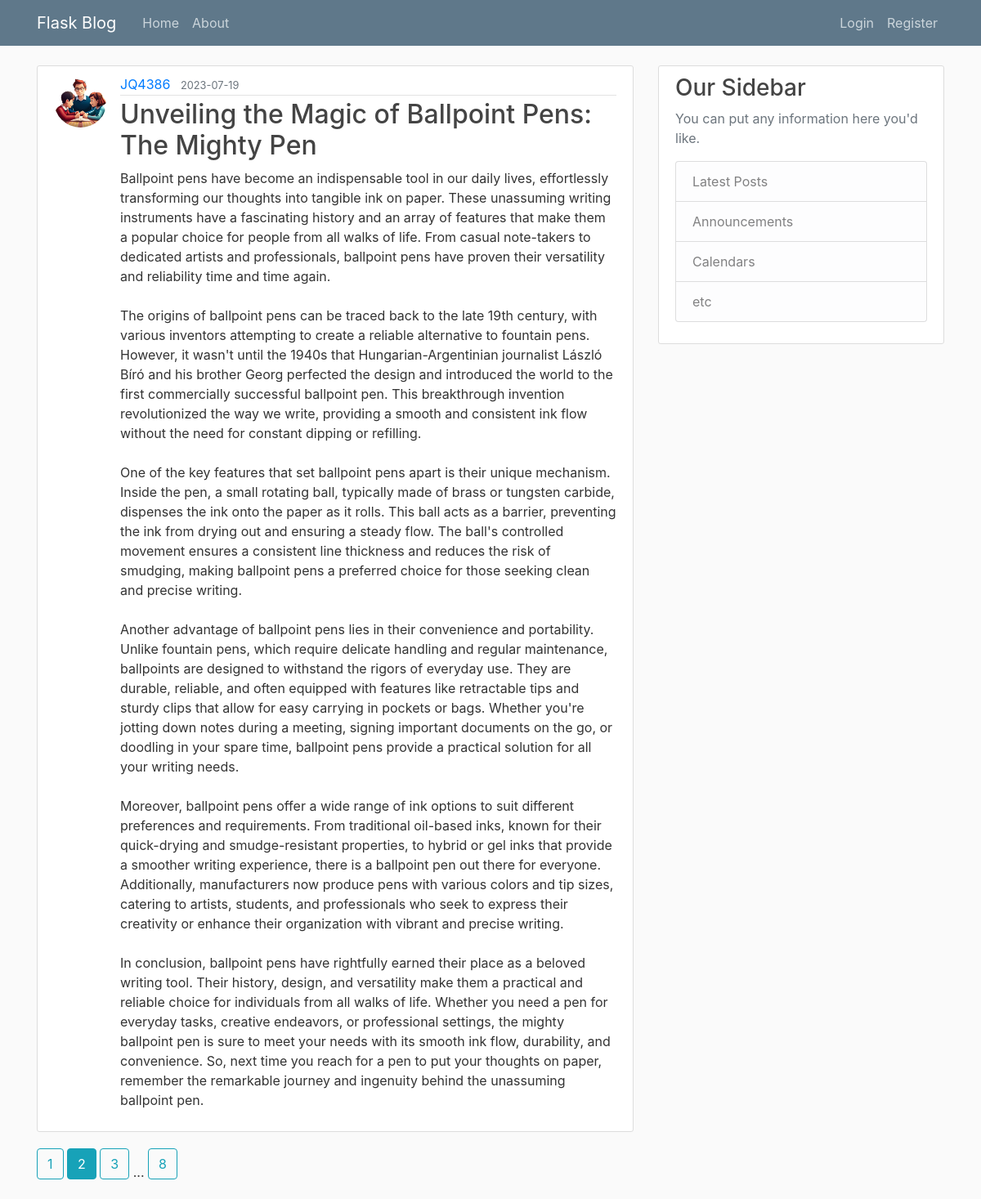
The page /home?page=2 on the database its author committed.
### flaskblog/models.py (models this page shows, shortened)
class Post(db.Model):
    id = db.Column(db.Integer, primary_key=True)
    title = db.Column(db.String(100), nullable=False) # 100 char max, not null
    date_posted = db.Column(db.DateTime, nullable=False, default=datetime.utcnow) # not null, default, always use utc time for consistency
    content = db.Column(db.Text, nullable=False) # not null
    user_id = db.Column(db.Integer, db.ForeignKey('user.id'), nullable=False) # not null

class User(db.Model, UserMixin):
    id = db.Column(db.Integer, primary_key=True)
    username = db.Column(db.String(20), unique=True, nullable=False) # 20 char max, unique, not null
    email = db.Column(db.String(120), unique=True, nullable=False) # 120 char max, unique, not null
    image_file = db.Column(db.String(20), nullable=False, default='default.jpg') # 20 char max, not null, default
    password = db.Column(db.String(60), nullable=False) # 60 char max, not null
    posts = db.relationship('Post', backref='author', lazy=True) # one to many relationship, backref allows us to get user who created post

### flaskblog/main/routes.py (the view)
@main.route('/')
@main.route('/home')
def home():
    page = request.args.get('page', 1, type=int)
    posts = Post.query.order_by(Post.date_posted.desc()).paginate(page=page, per_page=1)
    return render_template('home.html', title='Home', posts=posts)

### flaskblog/templates/home.html
{% extends "layout.html" %}
{% block content %}
    {% for post in posts.items %}
        <article class="media content-section">
          <img class="rounded-circle article-img" src="{{ url_for('static', filename='profile_pics/' + post.author.image_file) }}">
          <div class="media-body">
            <div class="article-metadata">
              <a class="mr-2" href="{{ url_for('users.user_posts', username=post.author.username) }}">{{ post.author.username }}</a>
              <small class="text-muted">{{ post.date_posted.strftime('%Y-%m-%d') }}</small>
            </div>
            <h2><a class="article-title" href="{{ url_for('posts.post', post_id=post.id) }}">{{ post.title }}</a></h2>
            <p class="article-content">{{ post.content }}</p>
          </div>
        </article>
    {% endfor %}
    {% for page_num in posts.iter_pages(left_edge=1, right_edge=1, left_current=1, right_current=1) %}
        {% if page_num %}
            {% if posts.page == page_num %}
                <a class="btn btn-info mb-4" href="{{ url_for('main.home', page=page_num) }}">{{ page_num }}</a>
            {% else %}
                <a class="btn btn-outline-info mb-4" href="{{ url_for('main.home', page=page_num) }}">{{ page_num }}</a>
            {% endif %}
        {% else %}
            ...
        {% endif %}
    {% endfor %}
{% endblock content %}

### flaskblog/static/main.css (style rules this page uses)
body { background: #fafafa; color: #333333; margin-top: 5rem; }
h1, h2, h3, h4, h5, h6 { color: #444444; }
.content-section { background: #ffffff; padding: 10px 20px; border: 1px solid #dddddd; border-radius: 3px; margin-bottom: 20px; }
.article-title { color: #444444; }
.article-content { white-space: pre-line; }
.article-img { height: 65px; width: 65px; margin-right: 16px; }
.article-metadata { padding-bottom: 1px; margin-bottom: 4px; border-bottom: 1px solid #e3e3e3 }

### rows shown on the page
Post: image_file (picture), author.username "JQ4386", date_posted "2023-07-19", title "Unveiling the Magic of Ballpoint Pens: The Mighty Pen", content "Ballpoint pens have become an indispensable tool in our daily lives, effortlessly transforming our thoughts into tangible ink on paper. These unassuming writing instruments have a fascinating history and an array of features that make them a popular choice for people from all walks of life. From casual note-takers to dedicated artists and professionals, ballpoint pens have proven their versatility and reliability time and time again. The origins of ballpoint pens can be traced back to the late 19th century, with various inventors attempting to create a reliable alternative to fountain pens. However, it wasn't until the 1940s that Hungarian-Argentinian journalist László Bíró and his brother…"

### other values the page prints
{{ page_num }} "1" "3" "8"
{{ page_num }} "2"
